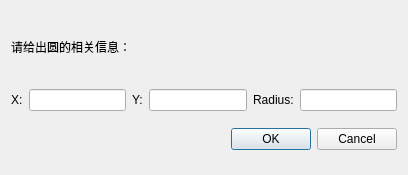
<?xml version="1.0" encoding="UTF-8"?>
<ui version="4.0">
    <class>Dialog</class>
    <widget class="QDialog" name="Dialog">
        <property name="geometry">
            <rect>
                <x>0</x>
                <y>0</y>
                <width>408</width>
                <height>175</height>
            </rect>
        </property>
        <property name="windowTitle">
            <string>圆形信息</string>
        </property>
        <layout class="QVBoxLayout" name="verticalLayout">
            <item>
                <widget class="QLabel" name="label">
                    <property name="maximumSize">
                        <size>
                            <width>16777215</width>
                            <height>50</height>
                        </size>
                    </property>
                    <property name="text">
                        <string>请给出圆的相关信息：</string>
                    </property>
                </widget>
            </item>
            <item>
                <layout class="QHBoxLayout" name="horizontalLayout">
                    <item>
                        <widget class="QLabel" name="label_3">
                            <property name="text">
                                <string>X:</string>
                            </property>
                        </widget>
                    </item>
                    <item>
                        <widget class="QLineEdit" name="lineEdit_2"/>
                    </item>
                    <item>
                        <widget class="QLabel" name="label_4">
                            <property name="text">
                                <string>Y:</string>
                            </property>
                        </widget>
                    </item>
                    <item>
                        <widget class="QLineEdit" name="lineEdit_3"/>
                    </item>
                    <item>
                        <widget class="QLabel" name="label_2">
                            <property name="text">
                                <string>Radius:</string>
                            </property>
                        </widget>
                    </item>
                    <item>
                        <widget class="QLineEdit" name="lineEdit"/>
                    </item>
                </layout>
            </item>
            <item>
                <widget class="QDialogButtonBox" name="buttonBox">
                    <property name="orientation">
                        <enum>Qt::Horizontal</enum>
                    </property>
                    <property name="standardButtons">
                        <set>QDialogButtonBox::Cancel|QDialogButtonBox::Ok</set>
                    </property>
                </widget>
            </item>
        </layout>
    </widget>
    <resources/>
    <connections>
        <connection>
            <sender>buttonBox</sender>
            <signal>accepted()</signal>
            <receiver>Dialog</receiver>
            <slot>accept()</slot>
            <hints>
                <hint type="sourcelabel">
                    <x>248</x>
                    <y>254</y>
                </hint>
                <hint type="destinationlabel">
                    <x>157</x>
                    <y>274</y>
                </hint>
            </hints>
        </connection>
        <connection>
            <sender>buttonBox</sender>
            <signal>rejected()</signal>
            <receiver>Dialog</receiver>
            <slot>reject()</slot>
            <hints>
                <hint type="sourcelabel">
                    <x>316</x>
                    <y>260</y>
                </hint>
                <hint type="destinationlabel">
                    <x>286</x>
                    <y>274</y>
                </hint>
            </hints>
        </connection>
    </connections>
</ui>
